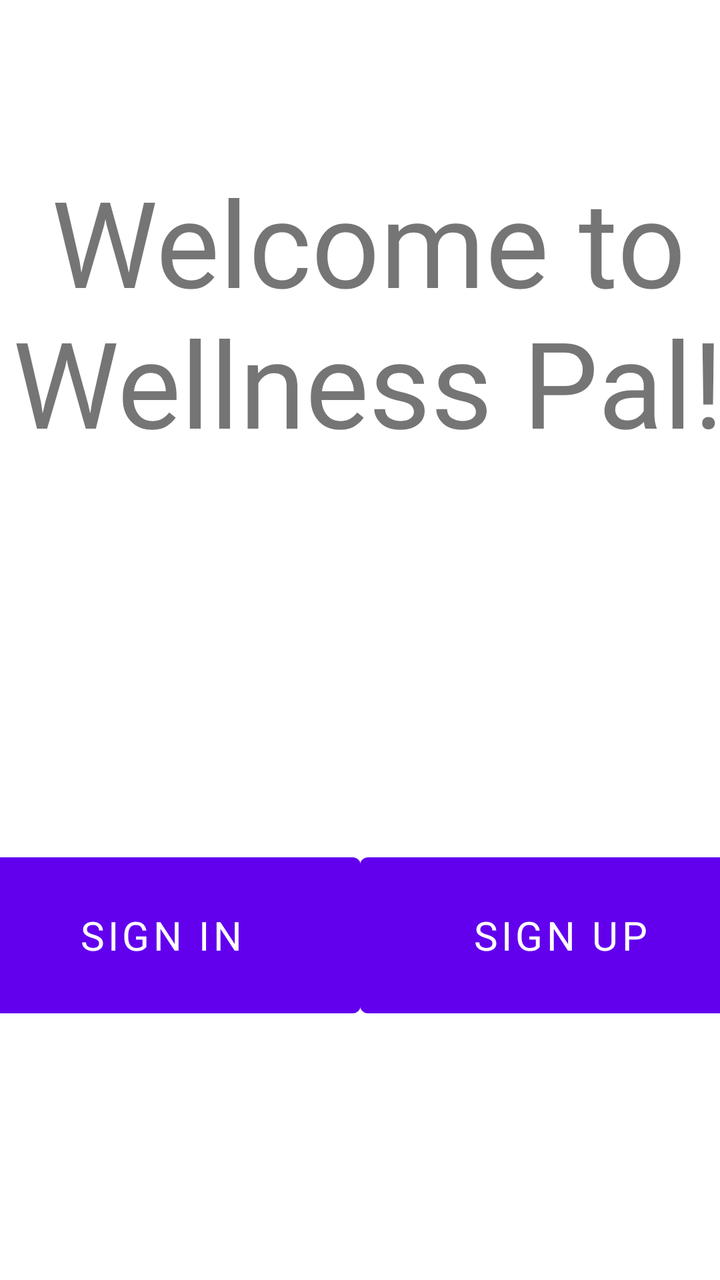
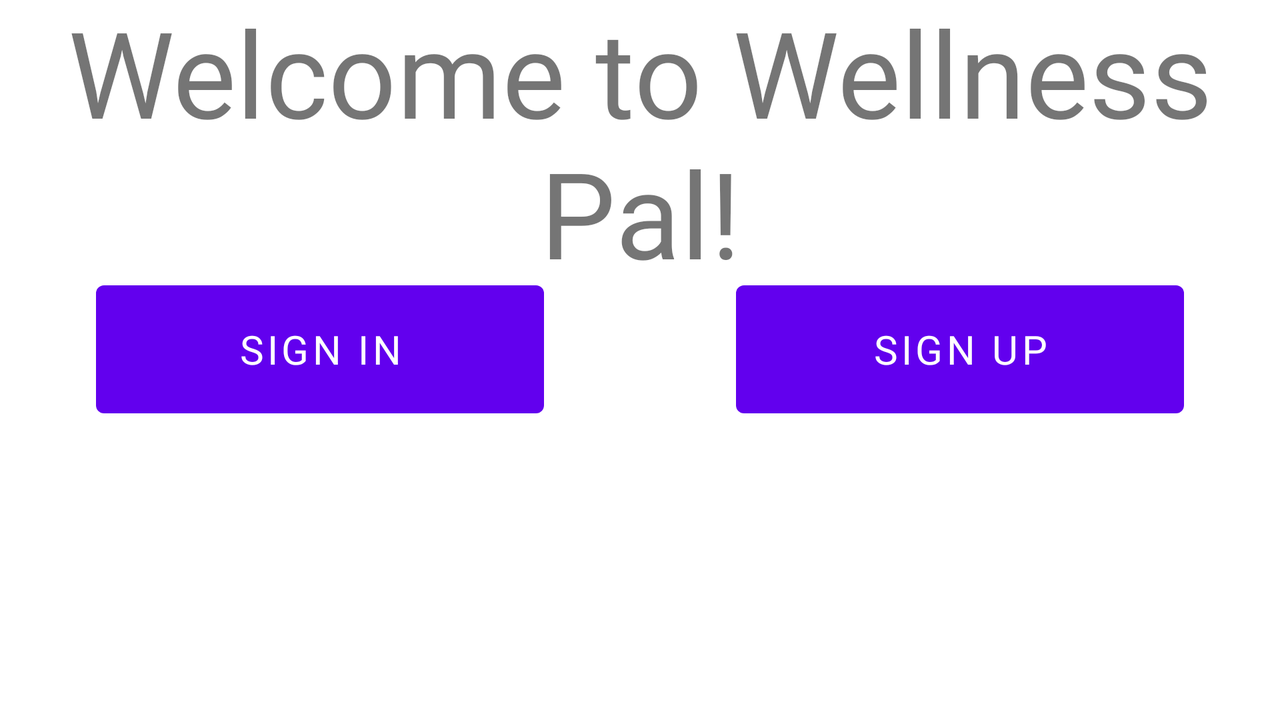

Two renders of one Android screen. The first uses the default layout on a phone; the second uses the alternative layout the repository ships for a different screen configuration, on a matching device. The two XML files are below.
<!-- AndroidManifest.xml: application theme Theme.WellnessPal -->
<!-- res/layout/fragment_welcome.xml -->
<?xml version="1.0" encoding="utf-8"?>
<androidx.constraintlayout.widget.ConstraintLayout xmlns:android="http://schemas.android.com/apk/res/android"
    xmlns:app="http://schemas.android.com/apk/res-auto"
    xmlns:tools="http://schemas.android.com/tools"
    android:layout_width="match_parent"
    android:layout_height="match_parent"
    android:paddingLeft="@dimen/activity_horizontal_margin"
    android:paddingTop="@dimen/activity_vertical_margin"
    android:paddingRight="@dimen/activity_horizontal_margin"
    android:paddingBottom="@dimen/activity_vertical_margin">

    <TextView
        android:id="@+id/textView"
        android:layout_width="wrap_content"
        android:layout_height="wrap_content"
        android:layout_marginStart="4dp"
        android:text="@string/welcome_page_title"
        android:textAlignment="center"
        android:textSize="60dp"
        app:layout_constraintBottom_toBottomOf="parent"
        app:layout_constraintStart_toStartOf="parent"
        app:layout_constraintTop_toTopOf="parent"
        app:layout_constraintVertical_bias="0.164" />

    <Button
        android:id="@+id/buttonSignIn"
        android:layout_width="200dp"
        android:layout_height="90dp"
        android:layout_marginTop="192dp"
        android:textSize="20dp"
        android:text="@string/sign_in"
        app:layout_constraintEnd_toStartOf="@+id/buttonSignUp"
        app:layout_constraintHorizontal_bias="0.5"
        app:layout_constraintHorizontal_chainStyle="packed"
        app:layout_constraintStart_toStartOf="parent"
        app:layout_constraintTop_toBottomOf="@+id/textView" />

    <Button
        android:id="@+id/buttonSignUp"
        android:layout_width="200dp"
        android:layout_height="90dp"
        android:text="@string/sign_up"
        android:textSize="20dp"
        app:layout_constraintEnd_toEndOf="parent"
        app:layout_constraintHorizontal_bias="0.5"
        app:layout_constraintStart_toEndOf="@+id/buttonSignIn"
        app:layout_constraintTop_toTopOf="@+id/buttonSignIn" />

</androidx.constraintlayout.widget.ConstraintLayout>
<!-- resources referenced by this layout -->
<resources>
  <string name="sign_in">Sign In</string>
  <string name="sign_up">Sign Up</string>
  <string name="welcome_page_title">Welcome to Wellness Pal!</string>
  <style name="Theme.WellnessPal" parent="Theme.MaterialComponents.DayNight.DarkActionBar">
          
          <item name="colorPrimary">@color/purple_500</item>
          <item name="colorPrimaryVariant">@color/purple_700</item>
          <item name="colorOnPrimary">@color/white</item>
          
          <item name="colorSecondary">@color/teal_200</item>
          <item name="colorSecondaryVariant">@color/teal_700</item>
          <item name="colorOnSecondary">@color/black</item>
          
          <item name="android:statusBarColor">?attr/colorPrimaryVariant</item>
          
          <item name="android:fontFamily">@font/chewy</item>
      </style>
</resources>
<!-- res/layout-land/fragment_welcome.xml (the repository's variant of the layout above) -->
<!-- drawn on the phone turned sideways -->
<?xml version="1.0" encoding="utf-8"?>
<androidx.constraintlayout.widget.ConstraintLayout xmlns:android="http://schemas.android.com/apk/res/android"
    xmlns:app="http://schemas.android.com/apk/res-auto"
    xmlns:tools="http://schemas.android.com/tools"
    android:layout_width="match_parent"
    android:layout_height="match_parent"
    android:paddingBottom="?attr/actionBarSize">

    <TextView
        android:id="@+id/textView"
        android:layout_width="wrap_content"
        android:layout_height="wrap_content"
        android:text="@string/welcome_page_title"
        android:textAlignment="center"
        android:textSize="60sp"
        app:layout_constraintBottom_toTopOf="@id/guideline49"
        app:layout_constraintEnd_toEndOf="parent"
        app:layout_constraintStart_toStartOf="parent"
        app:layout_constraintTop_toTopOf="parent"
        app:layout_constraintVertical_bias="0.35" />

    <Button
        android:id="@+id/buttonSignIn"
        android:layout_width="0dp"
        android:layout_height="0dp"
        app:layout_constraintWidth_percent="0.35"
        app:layout_constraintHeight_percent="0.25"
        android:text="@string/sign_in"
        android:textSize="20dp"
        app:layout_constraintEnd_toStartOf="@+id/guideline50"
        app:layout_constraintStart_toStartOf="parent"
        app:layout_constraintTop_toBottomOf="@+id/guideline49" />

    <Button
        android:id="@+id/buttonSignUp"
        android:layout_width="0dp"
        android:layout_height="0dp"
        app:layout_constraintWidth_percent="0.35"
        app:layout_constraintHeight_percent="0.25"
        android:text="@string/sign_up"
        android:textSize="20dp"
        app:layout_constraintEnd_toEndOf="parent"
        app:layout_constraintHorizontal_bias="0.5"
        app:layout_constraintStart_toEndOf="@+id/guideline50"
        app:layout_constraintTop_toTopOf="@+id/buttonSignIn" />

    <androidx.constraintlayout.widget.Guideline
        android:id="@+id/guideline49"
        android:layout_width="wrap_content"
        android:layout_height="wrap_content"
        android:orientation="horizontal"
        app:layout_constraintGuide_percent="0.45" />

    <androidx.constraintlayout.widget.Guideline
        android:id="@+id/guideline50"
        android:layout_width="wrap_content"
        android:layout_height="wrap_content"
        android:orientation="vertical"
        app:layout_constraintGuide_percent="0.5" />

</androidx.constraintlayout.widget.ConstraintLayout>
